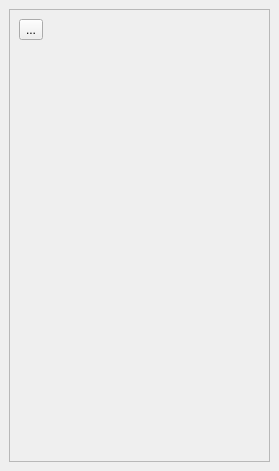
<?xml version="1.0" encoding="UTF-8"?>
<ui version="4.0">
 <class>WaterEdit</class>
 <widget class="QDockWidget" name="WaterEdit">
  <property name="geometry">
   <rect>
    <x>0</x>
    <y>0</y>
    <width>279</width>
    <height>471</height>
   </rect>
  </property>
  <property name="windowTitle">
   <string>WaterEdit</string>
  </property>
  <widget class="QWidget" name="dockWidgetContents">
   <layout class="QVBoxLayout" name="verticalLayout">
    <item>
     <widget class="QScrollArea" name="scrollArea">
      <property name="widgetResizable">
       <bool>true</bool>
      </property>
      <widget class="QWidget" name="scrollAreaWidgetContents">
       <property name="geometry">
        <rect>
         <x>0</x>
         <y>0</y>
         <width>259</width>
         <height>429</height>
        </rect>
       </property>
       <layout class="QVBoxLayout" name="verticalLayout_2">
        <item>
         <layout class="QGridLayout" name="gridLayout">
          <item row="0" column="0">
           <widget class="QToolButton" name="m_putWater">
            <property name="text">
             <string>...</string>
            </property>
            <property name="icon">
             <iconset resource="../../bin/edit_res/icon.qrc">
              <normaloff>:/icon/icon/putWater.png</normaloff>:/icon/icon/putWater.png</iconset>
            </property>
            <property name="iconSize">
             <size>
              <width>24</width>
              <height>24</height>
             </size>
            </property>
            <property name="checkable">
             <bool>true</bool>
            </property>
           </widget>
          </item>
          <item row="0" column="1">
           <spacer name="horizontalSpacer">
            <property name="orientation">
             <enum>Qt::Horizontal</enum>
            </property>
            <property name="sizeHint" stdset="0">
             <size>
              <width>40</width>
              <height>20</height>
             </size>
            </property>
           </spacer>
          </item>
         </layout>
        </item>
        <item>
         <spacer name="verticalSpacer">
          <property name="orientation">
           <enum>Qt::Vertical</enum>
          </property>
          <property name="sizeHint" stdset="0">
           <size>
            <width>20</width>
            <height>380</height>
           </size>
          </property>
         </spacer>
        </item>
       </layout>
      </widget>
     </widget>
    </item>
   </layout>
  </widget>
 </widget>
 <resources>
  <include location="../../bin/edit_res/icon.qrc"/>
 </resources>
 <connections/>
</ui>
